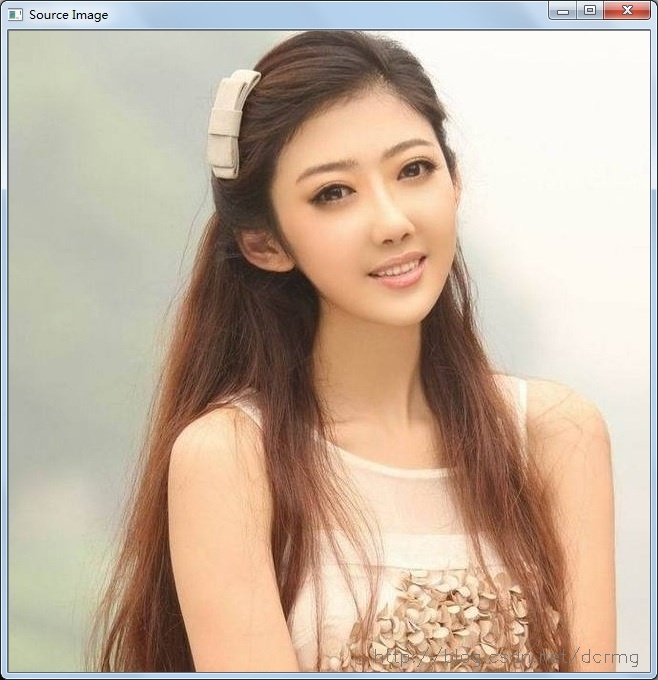
#> input picture demo/woman.jpg, 658 x 680 px
$ python 1.py
#> lines starting #> are read from the running program, lines starting #| are printed output that depends on the picture
import cv2

img = cv2.imread("woman.jpg",cv2.IMREAD_GRAYSCALE)
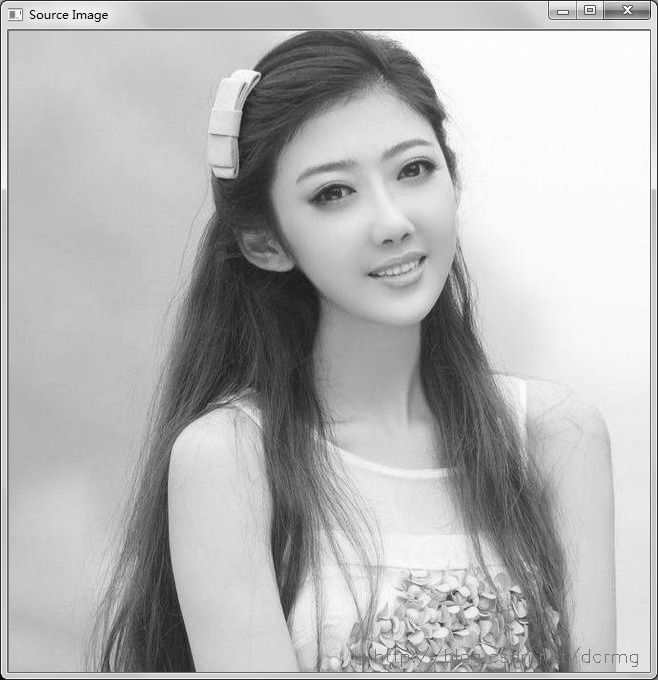
#> img: shape (680, 658); min 0, max 255, mean 181
cv2.imshow('image',img)
k = cv2.waitKey(0)
#> (key Esc is pressed here)
if k==27:
    cv2.destroyAllWindows()
elif k==ord('s'):
    cv2.imwrite('woman2.jpg',img)
    cv2.destroyAllWindows()
